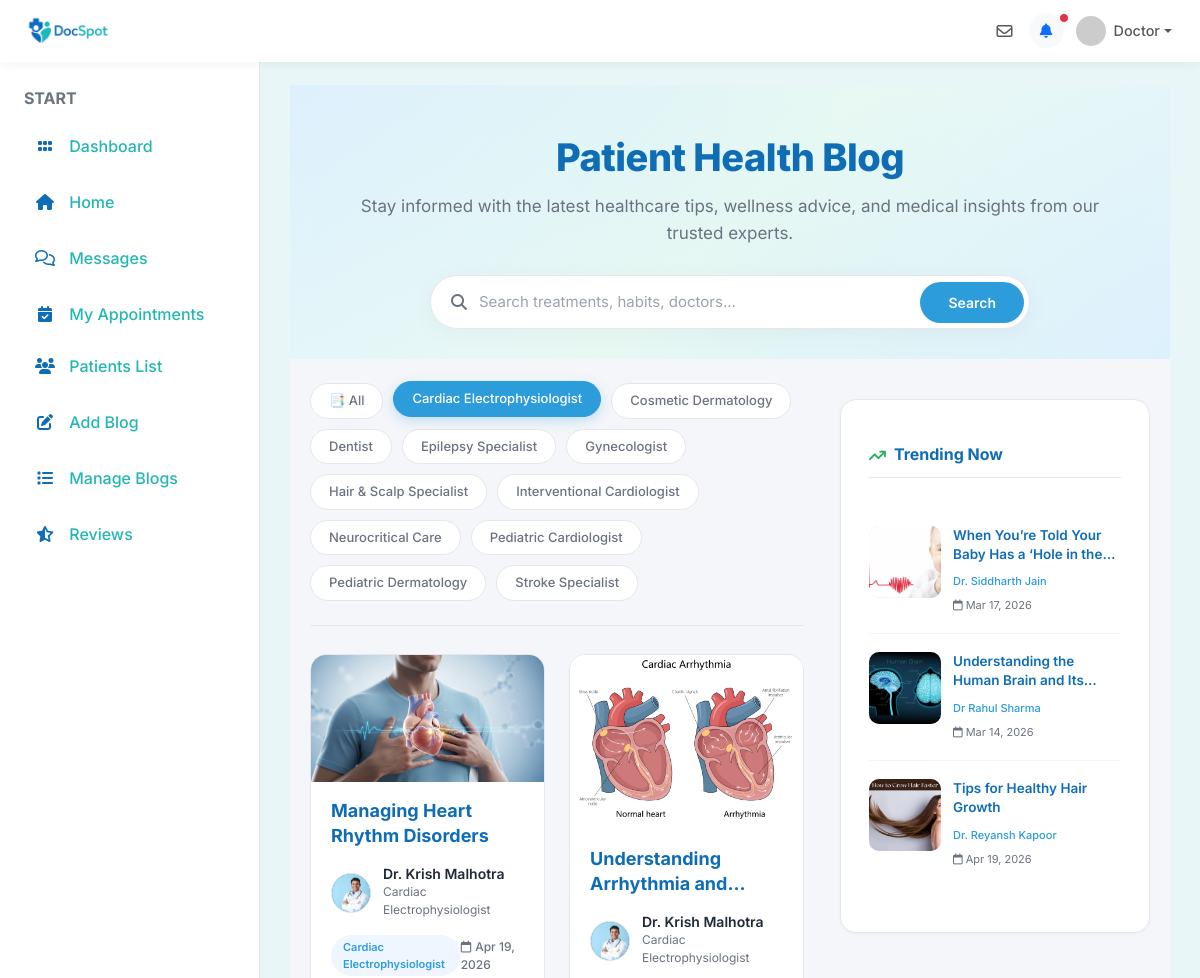
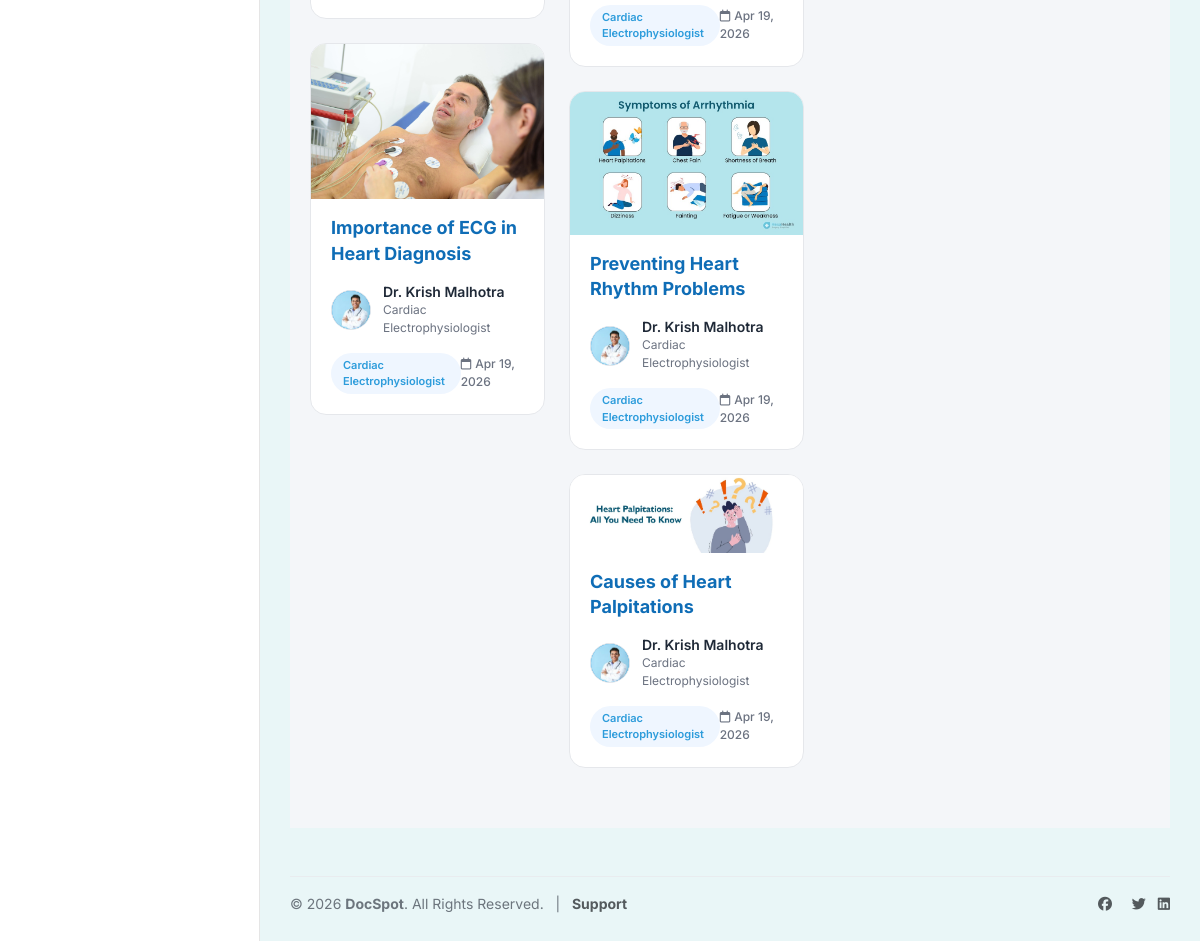
Screenshot of /patientBlogs/?category=Cardiac Electrophysiologist with the database file from the repository (2 pictures, top to bottom).
### user/models.py (models this page shows, shortened)
class tblDoctorPost(models.Model):
    doctorPostID=models.AutoField(primary_key=True)
    doctorID=models.ForeignKey(tblDoctor,on_delete=models.CASCADE)
    title=models.TextField(max_length=100)
    description=models.TextField(max_length=500)
    thumbnail=models.ImageField(upload_to='images/')
    createDT=models.DateTimeField(auto_now_add=True)

class tblDoctor(models.Model):
    doctorID=models.AutoField(primary_key=True)
    userID=models.ForeignKey(tblUser,on_delete=models.CASCADE)
    displayName=models.TextField(max_length=50)
    displayContact=models.TextField(max_length=15)
    bio=models.TextField(max_length=500)
    subcategoryID=models.ForeignKey(tblSubcategory,on_delete=models.CASCADE)
    displayAddress=models.TextField(max_length=100)
    yearOfExperience=models.IntegerField()
    licenseNo=models.TextField(max_length=50)
    documents=models.FileField(upload_to='doctor_documents/')
    mode=models.IntegerField(default=1)
    consultationFees=models.DecimalField(max_digits=10, decimal_places=2, default=10.00)
    approval_status = models.CharField(max_length=20, default='pending', choices=[('pending', 'Pending'), ('approved', 'Approved'), ('rejected', 'Rejected')])

class tblUser(models.Model):
    userID=models.AutoField(primary_key=True)
    userName=models.TextField(max_length=50)
    password=models.TextField(max_length=10)
    registrationDT=models.DateTimeField(auto_now_add=True)
    profilePic=models.ImageField(upload_to='images/')
    email=models.TextField(max_length=100)
    mobileNumber=models.TextField(max_length=15)
    cityID=models.ForeignKey(tblCity,on_delete=models.CASCADE)
    IsDoctor=models.BooleanField(default=False)
    last_seen=models.DateTimeField(null=True, blank=True)

class tblSubcategory(models.Model):
    subcategoryID=models.AutoField(primary_key=True)
    subcategoryName=models.TextField(max_length=50)
    CategoryID=models.ForeignKey(tblCategory,on_delete=models.CASCADE)

### user/views.py (the view)
# urls.py: path('patientBlogs/',views.patientBlogs , name='patientBlogs'),
def patientBlogs(request):
    user_id = request.session.get('user_id')
    is_following_anyone = False
    user = None
    c = None
    is_patient = False
    if user_id:
        user = tblUser.objects.filter(userID=user_id).first()
        if user:
            c = tblClient.objects.filter(userID=user.userID).first()
            if c:
                is_patient = True
    if is_patient:
        followed = tblFollow.objects.filter(userID=user).values_list('doctorID', flat=True)
        if followed.exists():
            is_following_anyone = True
            blogs = tblDoctorPost.objects.filter(doctorID__in=followed).order_by('?')
        else:
            is_following_anyone = False
            blogs = tblDoctorPost.objects.none()
    else:
        blogs = tblDoctorPost.objects.all().order_by('?')
    all_blog_categories = tblDoctorPost.objects.exclude(
        doctorID__subcategoryID__isnull=True
    ).values_list(
        'doctorID__subcategoryID__subcategoryName', flat=True
    ).distinct().order_by('doctorID__subcategoryID__subcategoryName')
    dynamic_tags = [cat for cat in all_blog_categories if cat]
    search_query = request.GET.get('search', '').strip()
    category_filter = request.GET.get('category', '').strip()
    if search_query:
        blogs = blogs.filter(
            models.Q(title__icontains=search_query) |
            models.Q(description__icontains=search_query) |
            models.Q(doctorID__subcategoryID__subcategoryName__icontains=search_query)
        )
    if category_filter:
        blogs = blogs.filter(
            doctorID__subcategoryID__subcategoryName=category_filter
        )
    trending_blogs = tblDoctorPost.objects.annotate(
        comment_count=models.Count('tblcomments', distinct=True),
        review_count=models.Count('doctorID__tblreview', distinct=True)
    ).order_by('-comment_count', '-review_count')[:3]
    c = None
    is_patient = False
    if user:
        c = tblClient.objects.filter(userID=user.userID).first()
        if c:
            is_patient = True
    if is_patient:
        base_template = 'patient_base.html'
    else:
        base_template = 'base.html'
    data = {
        'blogs': blogs,
        'trending_blogs': trending_blogs,
        'is_following_anyone': is_following_anyone,
        'recent_posts': tblDoctorPost.objects.all().order_by('-createDT')[:5],
        'user': user,
        'client': c,
        'base_template': base_template,
        'is_patient': is_patient,
        'search_query': search_query,
        'dynamic_tags': dynamic_tags,
        'category_filter': category_filter,
    }
    return render(request, 'patient_blogs.html', data)

### user/templates/patient_blogs.html (shortened to what this page needs)
{% extends base_template %}
{% block content %}
<div class="blog-page-wrapper">
  <div class="blog-hero-section">
    <div class="blog-hero-inner">
      <h1>Patient Health Blog</h1>
      <p>Stay informed with the latest healthcare tips, wellness advice, and medical insights from our trusted experts.</p>
      <form method="GET" id="search-form">
        <div class="blog-search-bar">
          <i class="fa-solid fa-magnifying-glass search-icon"></i>
          <input id="autocomplete-input" name="search" type="text" placeholder="Search treatments, habits, doctors..." value="{{ search_query|default_if_none:'' }}" />
          <button type="submit">Search</button>
        </div>
      </form>
    </div>
  </div>
  <div class="blog-page-layout">
    <div class="blog-content-main" id="dynamic-content">
      <div class="blog-categories">
        <a href="?" class="blog-cat-pill {% if not category_filter and not search_query %}active{% endif %}">📑 All</a>
        {% for tag in dynamic_tags %}
          <a href="?category={{ tag|urlencode }}" class="blog-cat-pill {% if category_filter == tag %}active{% endif %}">{{ tag }}</a>
        {% endfor %}
      </div>
      {% if blogs %}
        <div class="masonry-grid">
          {% for blog in blogs %}
          <a href="{% url 'doctorPostDetails' blog.doctorPostID %}" class="masonry-card">
            <div class="masonry-card-img-container">
              {% if blog.thumbnail %}
                <img class="masonry-card-img" src="{{ blog.thumbnail.url }}" alt="{{ blog.title }}" onerror="this.src='https://images.unsplash.com/photo-1576091160399-112ba8d25d1d?w=800&auto=format&fit=crop&q=60';" />
              {% else %}
                <img class="masonry-card-img" src="https://images.unsplash.com/photo-1576091160399-112ba8d25d1d?w=800&auto=format&fit=crop&q=60" alt="Healthcare" />
              {% endif %}
            </div>
            <div class="masonry-card-content">
              <div class="masonry-card-topic">
                <h3>{{ blog.title }}</h3>
              </div>
              <div class="masonry-card-doctor">
                {% if blog.doctorID.userID.profilePic %}
                  <img class="masonry-card-doctor-avatar" src="{{ blog.doctorID.userID.profilePic.url }}" alt="{{ blog.doctorID.displayName }}" onerror="this.style.display='none';this.nextElementSibling.style.display='flex';" />
                {% else %}
                  <div class="masonry-card-doctor-avatar-placeholder">{{ blog.doctorID.displayName|make_list|first|upper }}</div>
                {% endif %}
                <div>
                  <div class="masonry-card-doctor-name">{{ blog.doctorID.displayName }}</div>
                  {% if blog.doctorID.subcategoryID %}
                    <div class="masonry-card-doctor-spec">{{ blog.doctorID.subcategoryID.subcategoryName }}</div>
                  {% endif %}
                </div>
              </div>
              <div class="masonry-card-footer">
                {% if blog.doctorID.subcategoryID %}
                  <span class="masonry-card-badge">{{ blog.doctorID.subcategoryID.subcategoryName }}</span>
                {% endif %}
                <span class="card-date"><i class="fa-regular fa-calendar" style="margin-right:4px;"></i>{{ blog.createDT|date:"M d, Y" }}</span>
              </div>
            </div>
          </a>
          {% endfor %}
        </div>
      {% endif %}
    </div>
    <aside class="blog-content-sidebar">
      <div class="blog-widget" style="margin-top: 40px;">
        <h3 class="blog-widget-title"><i class="fa-solid fa-arrow-trend-up" style="color: var(--blog-secondary);"></i> Trending Now</h3>
        <div>
          {% for blog in trending_blogs|slice:":4" %}
          <a href="{% url 'doctorPostDetails' blog.doctorPostID %}" class="trending-item">
            {% if blog.thumbnail %}
              <img src="{{ blog.thumbnail.url }}" class="trending-item-img" alt="{{ blog.title }}" onerror="this.src='https://images.unsplash.com/photo-1576091160399-112ba8d25d1d?w=200&auto=format&fit=crop&q=60';" />
            {% else %}
              <img src="https://images.unsplash.com/photo-1576091160399-112ba8d25d1d?w=200&auto=format&fit=crop&q=60" class="trending-item-img" alt="{{ blog.title }}" />
            {% endif %}
            <div class="trending-item-info">
              <h4>{{ blog.title }}</h4>
              <span class="trending-doctor">{{ blog.doctorID.displayName }}</span>
              <br />
              <span class="trending-date"><i class="fa-regular fa-calendar" style="margin-right:3px;"></i>{{ blog.createDT|date:"M d, Y" }}</span>
            </div>
          </a>
          {% empty %}
            <p style="color: var(--blog-muted); font-size: 13px; margin: 0;">No trending posts found.</p>
          {% endfor %}
        </div>
      </div>
    </aside>
  </div>
</div>
{% endblock %}

### user/static/css/docspot-theme.css (style rules this page uses)
:root { --primary-color: #0F6DB6; --primary-dark: #0A5FA1; --secondary-color: #23B6B3; --accent-color: #3ED1C8; --background-color: #F4FAFB; --card-color: #FFFFFF; --text-color: #1E2A38; }
body { background-color: var(--background-color) !important; color: var(--text-color) !important; }
h1, h2, h3, h4, h5, h6, .h1, .h2, .h3, .h4, .h5, .h6 { color: #0F6DB6 !important; }
a { color: var(--primary-color); }

### user/templates/base.html (style rules this page uses)
:root { --bg-light: var(--background-color, #F4FAFB); --sidebar-width: 260px; }
body { font-family: 'Inter', sans-serif; background-color: var(--bg-light); overflow-x: hidden; }

### rows the page displays
tblDoctorPost: thumbnail (picture), title "Managing Heart Rhythm Disorders", doctorID.userID.profilePic (picture), doctorID.displayName "Dr. Krish Malhotra", doctorID.subcategoryID.subcategoryName "Cardiac Electrophysiologist", createDT "Apr 19, 2026"
tblDoctorPost: thumbnail (picture), title "Importance of ECG in Heart Diagnosis", doctorID.userID.profilePic (picture), doctorID.displayName "Dr. Krish Malhotra", doctorID.subcategoryID.subcategoryName "Cardiac Electrophysiologist", createDT "Apr 19, 2026"
tblDoctorPost: thumbnail (picture), title "Understanding Arrhythmia…", doctorID.userID.profilePic (picture), doctorID.displayName "Dr. Krish Malhotra", doctorID.subcategoryID.subcategoryName "Cardiac Electrophysiologist", createDT "Apr 19, 2026"
tblDoctorPost: thumbnail (picture), title "Preventing Heart Rhythm Problems", doctorID.userID.profilePic (picture), doctorID.displayName "Dr. Krish Malhotra", doctorID.subcategoryID.subcategoryName "Cardiac Electrophysiologist", createDT "Apr 19, 2026"
tblDoctorPost: thumbnail (picture), title "Causes of Heart Palpitations", doctorID.userID.profilePic (picture), doctorID.displayName "Dr. Krish Malhotra", doctorID.subcategoryID.subcategoryName "Cardiac Electrophysiologist", createDT "Apr 19, 2026"
tblDoctorPost: thumbnail (picture), title "When You’re Told Your Baby Has a ‘Hole in…", doctorID.displayName "Dr. Siddharth Jain", createDT "Mar 17, 2026"
tblDoctorPost: thumbnail (picture), title "Understanding the Human Brain and…", doctorID.displayName "Dr Rahul Sharma", createDT "Mar 14, 2026"
tblDoctorPost: thumbnail (picture), title "Tips for Healthy Hair Growth", doctorID.displayName "Dr. Reyansh Kapoor", createDT "Apr 19, 2026"

### other values shown
{{ request.session.displayName|default:"Doctor" }} "Doctor"
{{ tag }} "Cardiac Electrophysiologist" "Cosmetic Dermatology" "Dentist" "Epilepsy Specialist" "Gynecologist" "Hair & Scalp Specialist" "Interventional Cardiologist" "Neurocritical Care" "Pediatric Cardiologist" "Pediatric Dermatology" "Stroke Specialist"
